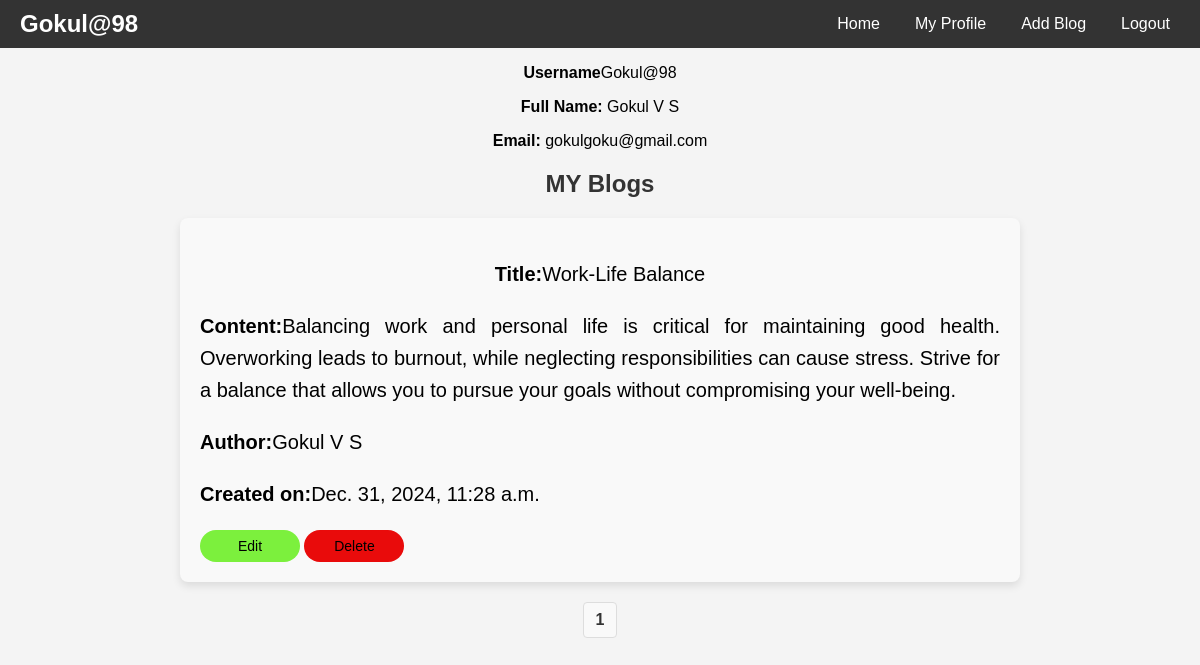
The app's page /profile (signed in) with its own data.
### blog_app/models.py (models this page shows, shortened)
class BlogPost(models.Model):
    user=models.ForeignKey(User,on_delete=models.CASCADE,default=None,related_name='user_blog')
    title=models.CharField(max_length=200)
    content=models.TextField()
    created_on=models.DateTimeField(auto_now_add=True)
    def get_user_full_name(self):
        return self.user.get_full_name()

### blog_app/views.py (the view)
# urls.py: path('profile',views.profile,name='profile'),
@login_required
def profile(request):
    if not request.user.is_authenticated:
        return redirect('login_view')
    user=User.objects.get(username=request.user.username)
    page=1
    if request.GET:
        page = request.GET.get('page',1)
    blog=BlogPost.objects.filter(user=request.user)
    blog_paginator=Paginator(blog,1)
    blog=blog_paginator.get_page(page)
    return render(request, 'profile.html', {'user': user,'blog':blog})

### templates/profile.html (shortened to what this page needs)
{% load static %}
<!DOCTYPE html>
<html lang="en">
<head>
</head>
<body>
    <div class="profile-nav">
        <nav>
            <a href="#" class="logo">{{user.username}}</a>
            <ul>
                <li><a href="{% url 'welcome' %}">Home</a></li>
                <li><a href="{% url 'profile' %}">My Profile</a></li>
                <li><a href="{% url 'blogform' %}">Add Blog</a></li>
                <li><a href="{% url 'logout_view' %}">Logout</a></li>
            </ul>
        </nav>
    </div>
    <div class="profile">
        <p><strong>Username</strong>{{user.username}}</p>
        <p><strong>Full Name:</strong> {{ user.first_name }} {{ user.last_name }}</p>
        <p><strong>Email:</strong> {{ user.email }}</p>
    </div>
    <div>
        <h2>MY Blogs</h2>
            {% for i in blog%}
            <div class="blog">
                <P class="title"><strong>Title:</strong>{{ i.title }}</P>
                <p><strong>Content:</strong>{{ i.content }}</p>
                <p><strong>Author:</strong>{{ i.get_user_full_name }}</p>
                <p><strong>Created on:</strong>{{ i.created_on }}</p>
                <button class="btn-edit"><a href="{% url 'edit_blog' i.id %}">Edit</a></button>
                <button class="btn-delete"><a href="{% url 'delete_blog' i.id %}">Delete</a></button>
            </div>
            {% endfor %}
    </div>
    <div class="pag_btn">
        {% for i in blog.paginator.page_range %}
        <a href="?page={{i}}"><span>{{i}}</span></a>
        {% endfor %}
    </div>
</body>
</html>

### templates/profile.html (style rules this page uses)
body { margin: 0; padding: 0; font-family: Arial, sans-serif; background-color: #f4f4f4; }
.profile-nav { background-color: #333; color: white; padding: 10px 20px; }
.profile-nav nav { display: flex; justify-content: space-between; align-items: center; }
.profile-nav .logo { font-size: 24px; font-weight: bold; text-decoration: none; color: white; }
.profile-nav ul { list-style: none; margin: 0; padding: 0; display: flex; gap: 15px; }
.profile-nav ul li { display: inline; }
.profile-nav ul li a { text-decoration: none; color: white; font-size: 16px; padding: 5px 10px; }
.profile { text-align: center; }
h2 { text-align: center; color: #333; margin-bottom: 20px; }
.btn-edit { width: 100px; padding: 8px 12px; font-size: 14px; background-color: #7cf03d; border-radius: 20px; cursor: pointer; align-self: center; border: none; }
.btn-delete { width: 100px; padding: 8px 12px; font-size: 14px; background-color: #e90b0b; border-radius: 20px; cursor: pointer; align-self: center; border: none; }
button a { text-decoration: none; color: black; }
.blog { margin: 20px auto; max-width: 800px; padding: 20px; background-color: #f9f9f9; border-radius: 8px; box-shadow: 0 4px 8px rgba(0, 0, 0, 0.1); }
.blog p { font-size: 20px; line-height: 1.6; text-align: justify; }
.blog .title { text-align: center; }
.pag_btn { display: flex; justify-content: center; align-items: center; margin: 20px 0; gap: 10px; }
.pag_btn a { text-decoration: none; color: #333; font-size: 16px; padding: 8px 12px; border: 1px solid #ddd; border-radius: 4px; background-color: #f9f9f9; }
.pag_btn a span { display: inline-block; font-weight: bold; }

### records on screen
BlogPost: title "Work-Life Balance", content "Balancing work and personal life is critical for maintaining good health. Overworking leads to burnout, while neglecting responsibilities can cause stress. Strive for a balance that allows you to pursue your goals without compromising your well-being.", get_user_full_name "Gokul V S", created_on "Dec. 31, 2024, 11:28 a.m."

### other values on screen
{{ user.username }} "Gokul@98"
{{ user.first_name }} "Gokul"
{{ user.last_name }} "V S"
{{ user.email }} "gokulgoku@gmail.com"
{{ i }} "1"
